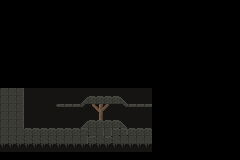

Rendered tile map (Tiled .tmx) drawn with the repository's tilesets; below, a short description and the full map source, tile grids included:
An orthogonal 30x20 tile map with 8x8 px tiles, 1 tile layer (Camada de Blocos 1), 2 tilesets.

<map version="1.10" tiledversion="1.11.0" orientation="orthogonal" renderorder="right-down" width="30" height="20" tilewidth="8" tileheight="8" infinite="0" nextlayerid="2" nextobjectid="1">
 <tileset firstgid="1" source="../Mine/MineA.tsx" />
 <tileset firstgid="145" source="../Mine/MineWB.tsx" />
 <layer id="1" name="Camada de Blocos 1" width="30" height="20">
  <data encoding="csv">
0,0,0,0,0,0,0,0,0,0,0,0,0,0,0,0,0,0,0,0,0,0,0,0,0,0,0,0,0,0,
0,0,0,0,0,0,0,0,0,0,0,0,0,0,0,0,0,0,0,0,0,0,0,0,0,0,0,0,0,0,
0,0,0,0,0,0,0,0,0,0,0,0,0,0,0,0,0,0,0,0,0,0,0,0,0,0,0,0,0,0,
0,0,0,0,0,0,0,0,0,0,0,0,0,0,0,0,0,0,0,0,0,0,0,0,0,0,0,0,0,0,
0,0,0,0,0,0,0,0,0,0,0,0,0,0,0,0,0,0,0,0,0,0,0,0,0,0,0,0,0,0,
0,0,0,0,0,0,0,0,0,0,0,0,0,0,0,0,0,0,0,0,0,0,0,0,0,0,0,0,0,0,
0,0,0,0,0,0,0,0,0,0,0,0,0,0,0,0,0,0,0,0,0,0,0,0,0,0,0,0,0,0,
0,0,0,0,0,0,0,0,0,0,0,0,0,0,0,0,0,0,0,0,0,0,0,0,0,0,0,0,0,0,
0,0,0,0,0,0,0,0,0,0,0,0,0,0,0,0,0,0,0,0,0,0,0,0,0,0,0,0,0,0,
0,0,0,0,0,0,0,0,0,0,0,277,0,0,0,0,0,0,0,0,0,0,0,0,0,0,0,0,0,0,
0,0,0,0,0,0,0,0,0,0,0,0,0,0,0,0,0,0,0,0,0,0,0,0,0,0,0,0,0,0,
175,175,176,270,270,270,270,270,270,270,270,270,270,270,270,270,270,270,270,0,0,0,0,0,0,0,0,0,0,0,
175,175,176,270,270,270,270,270,270,270,221,222,222,222,222,224,270,270,270,0,0,0,0,0,0,0,0,0,0,0,
175,175,176,270,270,270,270,193,194,194,169,21,22,23,270,28,50,50,50,0,0,0,0,0,0,0,0,0,0,0,
175,175,176,270,270,270,270,270,270,270,270,270,46,269,270,270,270,270,270,0,0,0,0,0,0,0,0,0,0,0,
175,175,176,270,270,270,270,270,270,270,77,78,78,78,78,80,270,270,270,0,0,0,0,0,0,0,0,0,0,0,
175,175,175,222,222,222,222,222,222,222,7,55,32,32,103,104,222,222,222,0,0,0,0,0,0,0,0,0,0,0,
175,199,199,199,199,199,199,199,175,175,32,102,55,103,55,175,175,175,175,0,0,0,0,0,0,0,0,0,0,0,
266,266,266,266,266,266,266,266,266,266,266,266,266,266,266,266,266,266,266,0,0,0,0,0,0,0,0,0,0,0,
0,0,0,0,0,0,0,0,0,0,0,0,0,0,0,0,0,0,0,0,0,0,0,0,0,0,0,0,0,0
</data>
 </layer>
</map>
